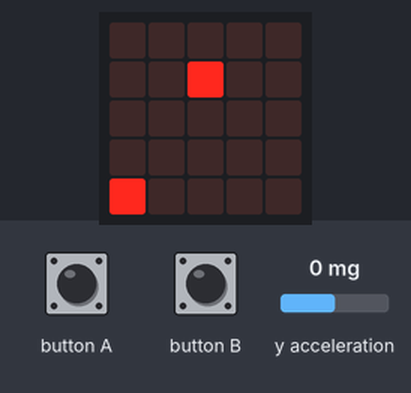
The program below on a simulated BBC micro:bit running MicroPython. Parts: the board's 5×5 LED display. The test bench sets the inputs (shaded band); at power-on: y acceleration 0 mg. Random numbers come from a fixed seed; the 48×5 strip is a reading aid, not a part: it shows the text the display is scrolling, unrolled, one strip-width of it at a time.

Above: at 2.0 s.
2.1 s: y acceleration set to -182 mg
At 3.8 s:
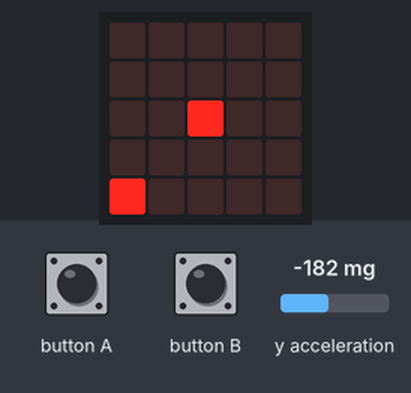
5.1 s: y acceleration set to -223 mg
At 5.9 s:
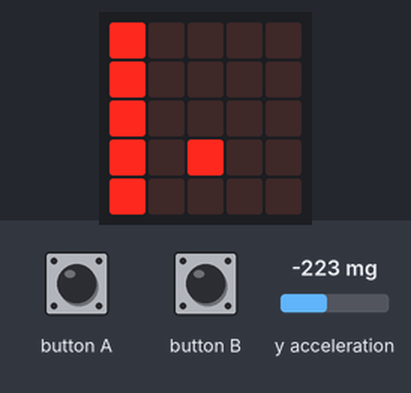
At 7.3 s:
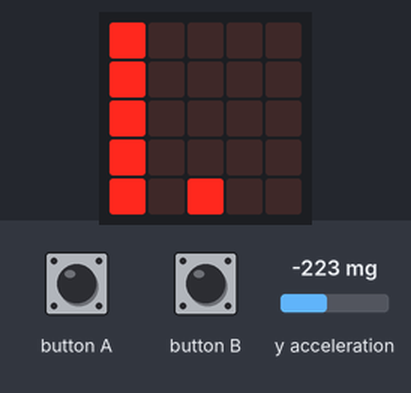
Timing chart, 0 to 8.8 s (numbered marks = the images above; inputs shaded):
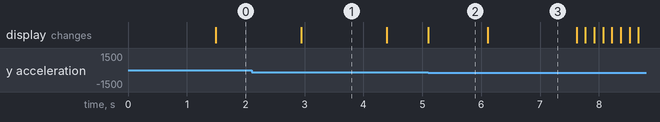

The program:

space_invader.py
```python
from microbit import *
import random


# coords given as x
player_coord = 0

# coords given as x y
enemy_coords = [2,0]

# Leds can actually be termed on in a dimmed fashion using numbers 1-8
# In this code, we only want the leds to be on (high) or off (low)
high = 9
low = 0

# Speed is the speed of the enemy which increments after each kill
speed = 1

# hit_count, also incrememnts after each kill
hit_count = 0

# when the player fires a missile by tilting the microbit forward
def missile():
  global enemy_coords
  global enemy_start_time
  global speed
  global hit_count
  ctr = 0
  while ctr < 4:
    display.set_pixel(player_coord,ctr,high)
    ctr = ctr + 1
  sleep(500)
  display.clear()
  if enemy_coords[0] == player_coord:
    enemy_coords[1] = 0
    enemy_coords[0] = random.randint(0,4)
    enemy_start_time = running_time()
    speed = speed + 1
    hit_count = hit_count + 1
  display.set_pixel(enemy_coords[0],enemy_coords[1],high)
  display.set_pixel(player_coord, 4,high)


# Moves the enemy down an led, checks to see if player or backwall is hit
def move_enemy():
  global enemy_coords
  global enemy_start_time
  if enemy_coords[1] == 3 and player_coord == enemy_coords[0]:
      game_over()
  elif enemy_coords[1] == 4:
    game_over()
  else:
    display.set_pixel(enemy_coords[0],enemy_coords[1],low)    # Turn off the led where "enemy was"
    enemy_coords[1] = enemy_coords[1] + 1                     # Change enemy y coordinate to 1 led lower
    display.set_pixel(enemy_coords[0],enemy_coords[1],high)   # Turn on led at enemy current coordinates
    enemy_start_time = running_time()

# End game alers displayed, game is reset
def game_over():
  display.scroll("game over")
  display.scroll("hit count")
  display.scroll(str(hit_count))
  reset()

# Waits for player to start game
# UNUSED.  Because default scroll speed is slow, I commented out the call to this function
def start_game():
  display.scroll("press a to start")
  x = "no"
  while x != "pressed":
    if button_a.was_pressed():
      x = "pressed"
  display.scroll("3")
  display.scroll("2")
  display.scroll("1")

# Move the player left or right based on button press
def move_player(direction):
  global player_coord
  if player_coord == 4 and direction == 1:
    return
  if player_coord == 0 and direction == -1:
    return
  display.set_pixel(player_coord,4,low)
  player_coord = player_coord + direction
  display.set_pixel(player_coord,4,high)

# Provide the initial setup for the board
def set_board():
  display.set_pixel(player_coord,4,high)
  display.set_pixel(enemy_coords[0],enemy_coords[1],high)
###################################################################################################################################

#start_game()
set_board()
enemy_start_time = running_time()

while True:
  current_time = running_time()
  time_diff = current_time - enemy_start_time
  if time_diff > 1500 - (speed * 50):
    move_enemy()
  y = accelerometer.get_y()
  if y < -200:
    missile()
  if button_a.was_pressed():
    move_player(-1)
  if button_b.was_pressed():
    move_player(1)
```

Measured:
- the behaviour switches between -200 and -201 mg on y acceleration (found by bisection; images 1 and 2)
- what the display in image 1 shows lasts 1.5 s, from 2.9 s to 4.4 s
- what the display in image 2 shows lasts 1.0 s, from 5.1 s to 6.1 s
